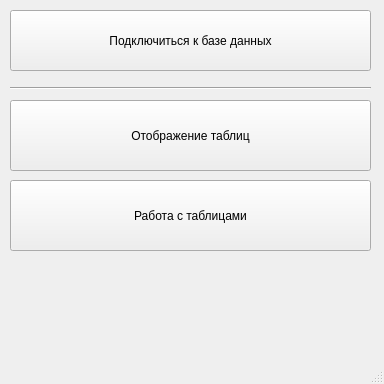
<?xml version="1.0" encoding="UTF-8"?>
<ui version="4.0">
 <class>MainWindow</class>
 <widget class="QMainWindow" name="MainWindow">
  <property name="geometry">
   <rect>
    <x>0</x>
    <y>0</y>
    <width>384</width>
    <height>384</height>
   </rect>
  </property>
  <property name="windowTitle">
   <string>MainWindow</string>
  </property>
  <widget class="QWidget" name="centralwidget">
   <widget class="QPushButton" name="databaseConnectButton">
    <property name="geometry">
     <rect>
      <x>10</x>
      <y>10</y>
      <width>361</width>
      <height>61</height>
     </rect>
    </property>
    <property name="text">
     <string>Подключиться к базе данных</string>
    </property>
   </widget>
   <widget class="Line" name="line">
    <property name="geometry">
     <rect>
      <x>10</x>
      <y>80</y>
      <width>361</width>
      <height>16</height>
     </rect>
    </property>
    <property name="orientation">
     <enum>Qt::Horizontal</enum>
    </property>
   </widget>
   <widget class="QPushButton" name="editDataButton">
    <property name="geometry">
     <rect>
      <x>10</x>
      <y>180</y>
      <width>361</width>
      <height>71</height>
     </rect>
    </property>
    <property name="text">
     <string>Работа с таблицами</string>
    </property>
   </widget>
   <widget class="QPushButton" name="showDataButton">
    <property name="geometry">
     <rect>
      <x>10</x>
      <y>100</y>
      <width>361</width>
      <height>71</height>
     </rect>
    </property>
    <property name="text">
     <string>Отображение таблиц</string>
    </property>
   </widget>
  </widget>
  <widget class="QMenuBar" name="menubar">
   <property name="geometry">
    <rect>
     <x>0</x>
     <y>0</y>
     <width>384</width>
     <height>21</height>
    </rect>
   </property>
  </widget>
  <widget class="QStatusBar" name="statusbar"/>
 </widget>
 <resources/>
 <connections/>
</ui>
